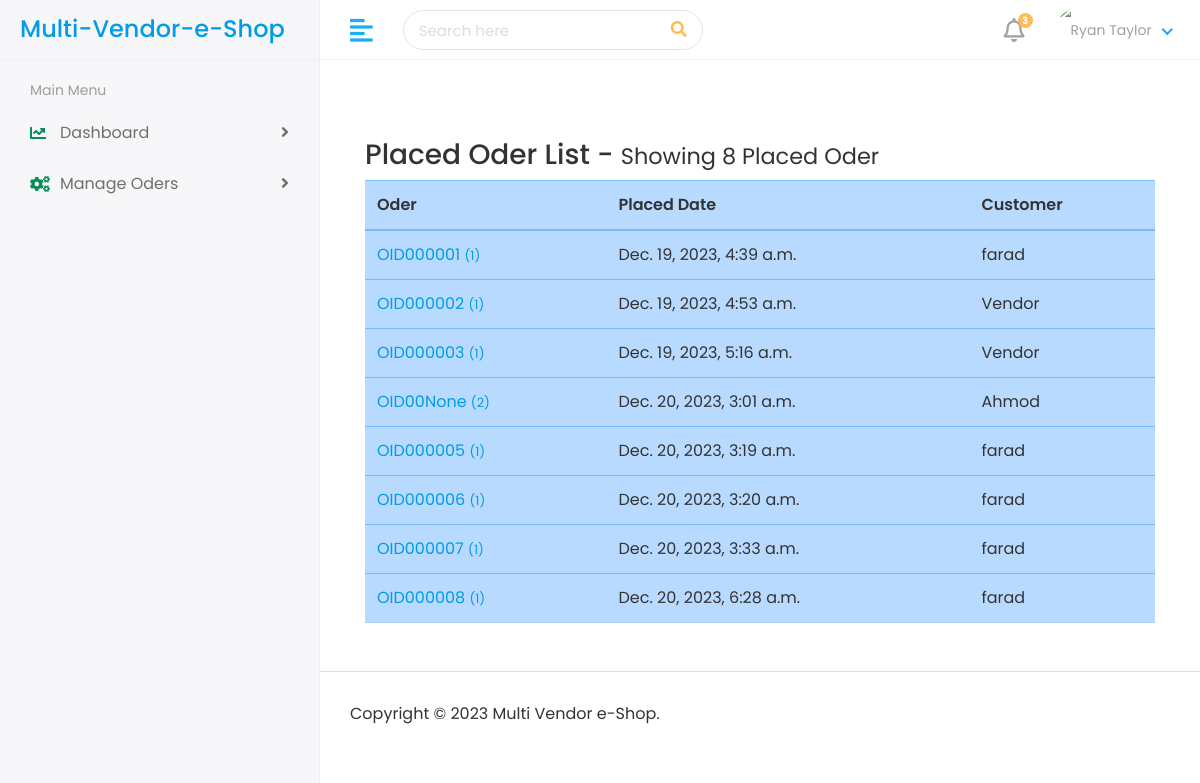
The page /admin-panel/placed-oder-list/ (signed in) on the database as committed earlier.
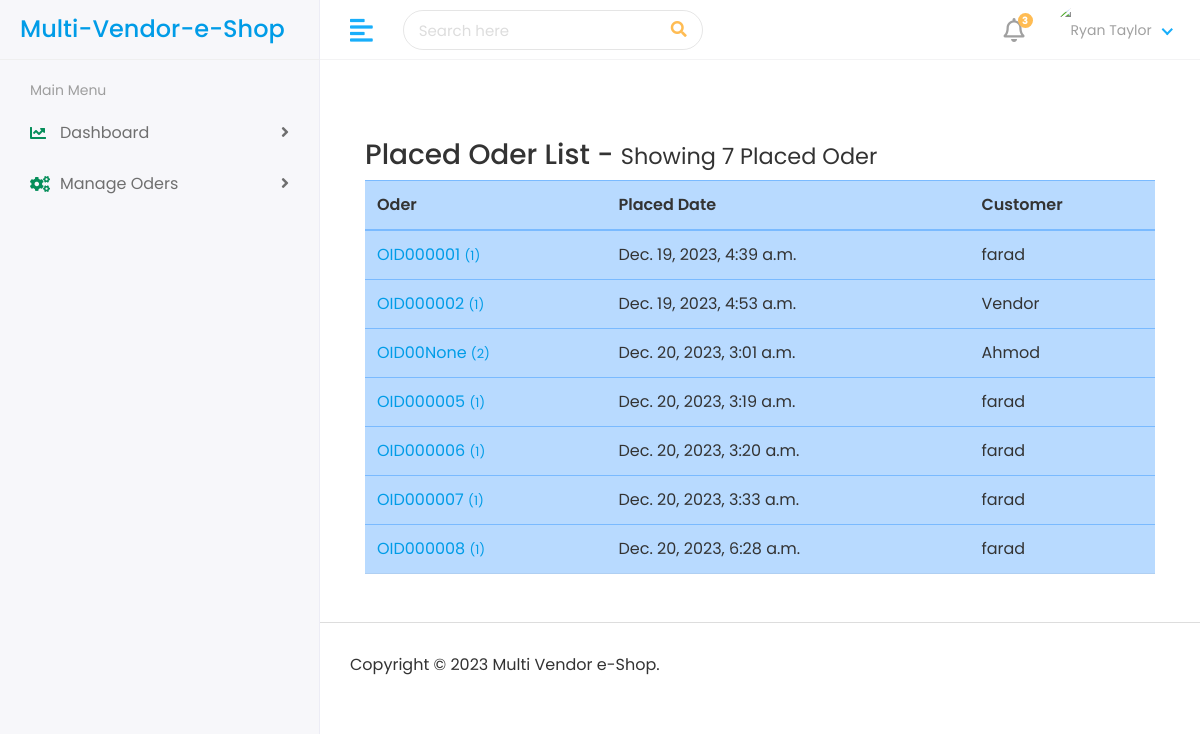
The same page on the database as committed later.
### products/models.py (models this page shows, shortened)
class PlacedOder(models.Model):
    STATUS = [
        ("Oder Recived", "Oder Recived"),
        ("Oder Packed", "Oder Packed"),
        ("Oder OnTheWay", "Oder OnTheWay"),
        ("Oder Shipped", "Oder Shipped"),
    ]
    user = models.ForeignKey("accounts.CustomUser", on_delete=models.CASCADE)
    shipping_address = models.ForeignKey(
        CustomerAddress, on_delete=models.DO_NOTHING, related_name="shipping_address"
    )
    sub_total_price = models.FloatField(blank=True, null=True)
    status = models.CharField(max_length=50, choices=STATUS, default="Oder Recived")
    paid = models.BooleanField(default=False)
    placed_date = models.DateTimeField(auto_now_add=True)
    order_number = models.CharField(max_length=12, blank=True, null=True)

### accounts/models.py (models this page shows, shortened)
class CustomUser(AbstractBaseUser, PermissionsMixin):
    USER_ROLE = [
        ('1', 'Customer'),
        ('2', 'Editor'),
        ('3', 'Vendor'),
    ]
    email = models.EmailField(unique=True)
    first_name = models.CharField(max_length=30)
    last_name = models.CharField(max_length=30)
    mobile = models.PositiveIntegerField()
    user_role = models.CharField(choices=USER_ROLE, default=1, max_length=20)
    date_joined = models.DateTimeField(default=timezone.now)
    is_active = models.BooleanField(default=True)
    is_staff = models.BooleanField(default=True)
    objects = CustomUserManager()
    USERNAME_FIELD = 'email'
    REQUIRED_FIELDS = ['first_name', 'last_name','mobile']

### AdminPanel/views.py (the view)
# urls.py: path('admin-panel/placed-oder-list/', views.show_placed_oder_list, name='show_placed_oder_list'),
@login_required(login_url='user_login')
def show_placed_oder_list(request):
    placed_oder_list = PlacedOder.objects.all()
    context={
        'placed_oder_list':placed_oder_list
    }
    return render(request, 'admin-panel/placed-oder-list.html', context)

### templates/admin-panel/placed-oder-list.html (shortened to what this page needs)
{% extends "admin-panel/admin-base.html" %}
{% load static %}
{% block admin-body %}
<div class="container my-5">
    <div class="head-area">
        <h3>Placed Oder List - <small>Showing {{placed_oder_list|length}} Placed Oder</small></h3>
    </div>
    <div class="table-responsive">
        <table class="table table-primary">
            <thead>
                <tr>
                    <th scope="col">Oder</th>
                    <th scope="col">Placed Date</th>
                    <th scope="col">Customer</th>
                </tr>
            </thead>
            <tbody>
                {% for oder in placed_oder_list %}
                    <tr class="">
                        <td scope="row"><a href="{% url 'show_placed_oder_item_list' oder.id %}">{{oder.order_number}} <small>({{oder.order_items.count}})</small></a></td>
                        <td>{{oder.placed_date}}</td>
                        <td>{{oder.user.first_name}}</td>
                    </tr>
                {% endfor %}
            </tbody>
        </table>
    </div>
</div>
{% endblock admin-body %}

Rows that differ between the two databases and show on the page:
removed PlacedOder: order_number "OID000003", order_items.count "1", placed_date "Dec. 19, 2023, 5:16 a.m.", user.first_name "Vendor"
Other text that changed with them:
{{ placed_oder_list|length }}: "8" → "7"
